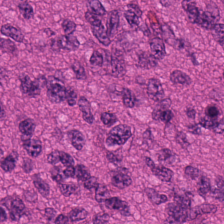
#> input picture Tumor patch extraction/src/ref_image/target_reference_clean.png, 224 x 224 px; its folder holds only this picture in this run
$ python -i masking.py   (imports and definitions only)   (older library calls are emulated)
#> lines starting #> are read from the running program, lines starting #| are printed output that depends on the picture; after the words box and inside, x2 and y2 are one past the last pixel; in counts of white or black regions, pixels touching at a corner belong together
from __future__ import annotations

from dataclasses import dataclass
from typing import Any

import cv2
import numpy as np


@dataclass
class MaskBuildResult:
    mask: np.ndarray
    stats: dict[str, Any]
    debug_layers: dict[str, np.ndarray]


def _cfg(cfg: dict | None, key: str, default: Any) -> Any:
    if cfg is None:
        return default
    return cfg.get(key, default)


def _safe_percentile(x: np.ndarray, q: float) -> float:
    if x.size == 0:
        return 0.0
    return float(np.percentile(x, q))


def _od(rgb: np.ndarray) -> np.ndarray:
    x = rgb.astype(np.float32) / 255.0
    return -np.log(np.clip(x, 1e-6, 1.0))


def _vec3_from_cfg(cfg: dict | None, key: str, default: tuple[float, float, float]) -> np.ndarray:
    raw = _cfg(cfg, key, default)
    try:
        arr = np.asarray(raw, dtype=np.float32).reshape(-1)
        if arr.size != 3 or np.any(~np.isfinite(arr)):
            raise ValueError("bad vec")
        return arr
    except Exception:
        return np.asarray(default, dtype=np.float32)


# [17 lines left out: functions _he_stain_matrix, _he_channels_from_od, not called in this run]


def _stain_channels_from_od(od: np.ndarray, cfg: dict | None = None) -> tuple[np.ndarray, np.ndarray, np.ndarray]:
    # Defaults can be overridden from config (vectors should be in OD space).
    h_vec = _vec3_from_cfg(cfg, "stain_vector_h", (0.651, 0.701, 0.290))
    e_vec = _vec3_from_cfg(cfg, "stain_vector_e", (0.216, 0.801, 0.558))
    r_vec = _vec3_from_cfg(cfg, "stain_vector_r", (0.316, -0.598, 0.737))

    def _norm(v: np.ndarray) -> np.ndarray:
        n = float(np.linalg.norm(v))
        if n <= 1e-8:
            return v
        return (v / n).astype(np.float32)

    h_vec = _norm(h_vec)
    e_vec = _norm(e_vec)
    r_vec = _norm(r_vec)
    M = np.stack([h_vec, e_vec, r_vec], axis=1).astype(np.float32)  # (3,3)
    det = float(np.linalg.det(M))
    if abs(det) < 1e-4:
        # Fallback: classic H/E + residual proxy.
        h, e = _he_channels_from_od(od)
        r = np.clip(od.sum(axis=2).astype(np.float32) - (h + e), 0.0, None)
        return h, e, r

    pinv = np.linalg.pinv(M)
    flat = od.reshape(-1, 3).T
    c = pinv @ flat
    c = np.clip(c, 0.0, None)
    h = c[0, :].reshape(od.shape[:2]).astype(np.float32)
    e = c[1, :].reshape(od.shape[:2]).astype(np.float32)
    r = c[2, :].reshape(od.shape[:2]).astype(np.float32)
    return h, e, r


def _fill_holes(mask: np.ndarray, cfg: dict | None = None) -> np.ndarray:
    inv = (mask == 0).astype(np.uint8)
    n, labels, stats, _ = cv2.connectedComponentsWithStats(inv, connectivity=8)
    if n <= 1:
        return mask

    border_labels = set()
    border_labels.update(np.unique(labels[0, :]).tolist())
    border_labels.update(np.unique(labels[-1, :]).tolist())
    border_labels.update(np.unique(labels[:, 0]).tolist())
    border_labels.update(np.unique(labels[:, -1]).tolist())

    max_hole_ratio = float(_cfg(cfg, "fill_hole_max_area_ratio", 0.00025))
    max_hole_area = int(max(1, round(max_hole_ratio * mask.size)))

    holes = np.zeros(n, dtype=bool)
    holes[1:] = stats[1:, cv2.CC_STAT_AREA] <= max_hole_area
    for lb in border_labels:
        holes[int(lb)] = False
    holes[0] = False
    out = mask.copy().astype(np.uint8)
    out[holes[labels]] = 1
    return out


def _cleanup_mask(mask: np.ndarray, cfg: dict | None = None) -> np.ndarray:
    close_k = max(3, int(_cfg(cfg, "close_kernel", 11)) | 1)
    open_k = max(3, int(_cfg(cfg, "open_kernel", 5)) | 1)
    close_it = int(_cfg(cfg, "close_iterations", 1))
    open_it = int(_cfg(cfg, "open_iterations", 1))
    min_area_ratio = float(_cfg(cfg, "min_component_area_ratio", 0.0002))

    k_close = cv2.getStructuringElement(cv2.MORPH_ELLIPSE, (close_k, close_k))
    k_open = cv2.getStructuringElement(cv2.MORPH_ELLIPSE, (open_k, open_k))

    clean = mask.astype(np.uint8)
    clean = cv2.morphologyEx(clean, cv2.MORPH_CLOSE, k_close, iterations=max(0, close_it))
    clean = cv2.morphologyEx(clean, cv2.MORPH_OPEN, k_open, iterations=max(0, open_it))
    clean = _fill_holes(clean, cfg=cfg)

    n, labels, stats, _ = cv2.connectedComponentsWithStats(clean, connectivity=8)
    if n > 1:
        min_area = int(max(1, round(min_area_ratio * clean.size)))
        keep = np.zeros(n, dtype=bool)
        keep[1:] = stats[1:, cv2.CC_STAT_AREA] >= min_area
        clean = keep[labels].astype(np.uint8)
    return clean


def _filter_components_by_area(mask_bool: np.ndarray, min_area_ratio: float) -> np.ndarray:
    mask_u8 = mask_bool.astype(np.uint8)
    if int(mask_u8.sum()) == 0:
        return np.zeros_like(mask_bool, dtype=bool)
    n, labels, stats, _ = cv2.connectedComponentsWithStats(mask_u8, connectivity=8)
    if n <= 1:
        return mask_u8.astype(bool)
    min_area = int(max(1, round(float(min_area_ratio) * mask_u8.size)))
    keep = np.zeros(n, dtype=bool)
    keep[1:] = stats[1:, cv2.CC_STAT_AREA] >= min_area
    return keep[labels]


def _rapid_tissue_channel(rgb: np.ndarray) -> np.ndarray:
    """
    Rapid-style single-channel tissue emphasis:
    emphasize H&E tissue and suppress green pen/background.
    """
    r = rgb[:, :, 0].astype(np.float32)
    g = rgb[:, :, 1].astype(np.float32)
    b = rgb[:, :, 2].astype(np.float32)
    ch = 0.5 * (r + b) - g
    return np.clip(ch, 0.0, None)


def _normalize_by_percentiles(arr: np.ndarray, valid: np.ndarray, q_low: float, q_high: float) -> np.ndarray:
    vals = arr[valid] if np.any(valid) else arr.reshape(-1)
    lo = _safe_percentile(vals, q_low)
    hi = _safe_percentile(vals, q_high)
    if hi <= lo + 1e-6:
        return np.zeros_like(arr, dtype=np.float32), lo, hi
    out = (arr - lo) / (hi - lo)
    out = np.clip(out, 0.0, 1.0).astype(np.float32)
    return out, float(lo), float(hi)


def _artifact_masks(rgb: np.ndarray, hsv: np.ndarray, cfg: dict | None = None) -> tuple[np.ndarray, np.ndarray]:
    h = hsv[:, :, 0]
    s = hsv[:, :, 1]
    v = hsv[:, :, 2]

    r = rgb[:, :, 0].astype(np.int16)
    g = rgb[:, :, 1].astype(np.int16)
    b = rgb[:, :, 2].astype(np.int16)

    # Pen/marker colors
    ink_black = (v < int(_cfg(cfg, "ink_black_v_max", 70))) & (s > int(_cfg(cfg, "ink_black_s_min", 18)))
    ink_green = (
        (h >= int(_cfg(cfg, "ink_green_h_min", 25)))
        & (h <= int(_cfg(cfg, "ink_green_h_max", 110)))
        & (s > int(_cfg(cfg, "ink_green_s_min", 22)))
        & (v < int(_cfg(cfg, "ink_green_v_max", 250)))
    )
    ink_blue = (h >= 85) & (h <= 140) & (s > 22) & (v < 250)
    mag_hi = int(_cfg(cfg, "ink_magenta_h_min", 145))
    mag_lo = int(_cfg(cfg, "ink_magenta_h_low_max", 10))
    mag_s = int(_cfg(cfg, "ink_magenta_s_min", 150))
    mag_v = int(_cfg(cfg, "ink_magenta_v_max", 245))
    ink_magenta = (((h >= mag_hi) | (h <= mag_lo)) & (s > mag_s) & (v < mag_v))
    ink = ink_black | ink_green | ink_blue | ink_magenta

    # RBC-like regions: high red/eosin, low hematoxylin proxy.
    blood_like = (r > 140) & ((r - g) > 30) & ((r - b) > 25) & (s > 35)

    k = max(1, int(_cfg(cfg, "ink_dilate_kernel", 3)))
    if k > 1:
        k = max(3, k | 1)
        ker = cv2.getStructuringElement(cv2.MORPH_ELLIPSE, (k, k))
        ink = cv2.dilate(ink.astype(np.uint8), ker, iterations=1) > 0
    return ink, blood_like


def _build_mask(img_rgb: np.ndarray, cfg: dict | None, permissive: bool = False) -> MaskBuildResult:
#> called with permissive = False
    border = int(_cfg(cfg, "border_ignore_px", 10))
    work = img_rgb.copy()
    if border > 0:
        work[:border, :, :] = 255
        work[-border:, :, :] = 255
        work[:, :border, :] = 255
        work[:, -border:, :] = 255

    gray = cv2.cvtColor(work, cv2.COLOR_RGB2GRAY)
    hsv = cv2.cvtColor(work, cv2.COLOR_RGB2HSV)
#> hsv: shape (224, 224, 3); mean H, S, V 129.1, 113.1, 184.4

    black_gray = int(_cfg(cfg, "black_canvas_gray_max", 8))
    black_rgb = int(_cfg(cfg, "black_canvas_rgb_max", 12))
    black_canvas = (gray <= black_gray) | (
        (work[:, :, 0] <= black_rgb) & (work[:, :, 1] <= black_rgb) & (work[:, :, 2] <= black_rgb)
    )
#> black_canvas: shape (224, 224) bool; every value is 0

    # Very bright, low-saturation background that should not drive slide-wise stats.
    bg_white_gray = int(_cfg(cfg, "bg_white_gray_min", 244))
    bg_white_sat = int(_cfg(cfg, "bg_white_sat_max", 20))
    bg_white = (gray >= bg_white_gray) & (hsv[:, :, 1] <= bg_white_sat)
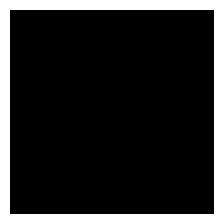
#> bg_white: shape (224, 224) bool; 17.1% white; 1 white region, box (x1, y1, x2, y2) and area: (0, 0, 224, 224) 8560

    stats_min_gray = int(_cfg(cfg, "stats_min_gray", 8))
    stats_max_gray = int(_cfg(cfg, "stats_max_gray", 252))
    valid_stats = (~black_canvas) & (~bg_white) & (gray >= stats_min_gray) & (gray <= stats_max_gray)

    rapid = _rapid_tissue_channel(work)
#> in _rapid_tissue_channel, `ch = 0.5 * (r + b) - g`:
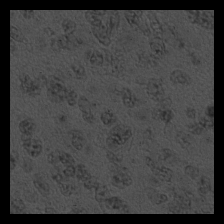
#> ch: shape (224, 224) float32; min 0, max 100, mean 64.6
    rapid_vals = rapid[valid_stats] if np.any(valid_stats) else rapid.reshape(-1)
    rapid_u8 = np.clip(rapid_vals, 0, 255).astype(np.uint8).reshape(-1, 1)
    otsu_rapid_u8, _ = cv2.threshold(rapid_u8, 0, 255, cv2.THRESH_BINARY + cv2.THRESH_OTSU)
#> otsu_rapid_u8 = 74
    rapid_thr = float(otsu_rapid_u8)
#> rapid_thr = 74

    # OD channel contributes when tissue is pale/low-chroma.
    od = _od(work)
    od_sum = od.sum(axis=2).astype(np.float32)
    h_ch, e_ch, r_ch = _stain_channels_from_od(od, cfg=cfg)
#> in _stain_channels_from_od, `e = c[1, :].reshape(od.shape[:2]).astype(np.float32)`:
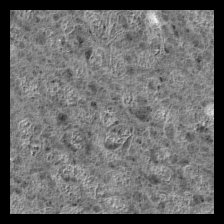
#> e: shape (224, 224) float32; min 0, max 1.94, mean 0.812; drawn with min black and max white
    od_vals = od_sum[valid_stats] if np.any(valid_stats) else od_sum.reshape(-1)
    if permissive:
        od_q = float(_cfg(cfg, "fallback_od_q", 35))
        score_thr = float(_cfg(cfg, "fallback_score_thr", 0.28))
    else:
        od_q = float(_cfg(cfg, "od_q", 55))
        score_thr = float(_cfg(cfg, "score_thr", 0.36))
    od_thr = _safe_percentile(od_vals, od_q)
#> od_thr = 2.15
    # Optional caps derived from reference good patches to avoid over-strict thresholds.
    od_thr_cap = _cfg(cfg, "ref_od_thr_cap", None)
    rapid_thr_cap = _cfg(cfg, "ref_rapid_thr_cap", None)
    if od_thr_cap is not None:
        od_thr = min(float(od_thr), float(od_thr_cap))
    if rapid_thr_cap is not None:
        rapid_thr = min(float(rapid_thr), float(rapid_thr_cap))

    # Sobel edge map for background removal robustness (PathQC-like).
    g_blur = cv2.GaussianBlur(gray, (5, 5), 0)
    gx = cv2.Sobel(g_blur, cv2.CV_32F, 1, 0, ksize=3)
    gy = cv2.Sobel(g_blur, cv2.CV_32F, 0, 1, ksize=3)
    edge = np.sqrt(gx * gx + gy * gy)
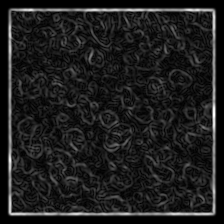
#> edge: shape (224, 224) float32; min 0, max 554, mean 63.9; drawn with min black and max white

    rapid_n, _, _ = _normalize_by_percentiles(rapid, valid_stats, 5, 98)
#> in _normalize_by_percentiles, `lo = _safe_percentile(vals, q_low)`: lo = 63.5
#> in _normalize_by_percentiles, `hi = _safe_percentile(vals, q_high)`: hi = 89.5
#> in _normalize_by_percentiles, `out = np.clip(out, 0.0, 1.0).astype(np.float32)`:
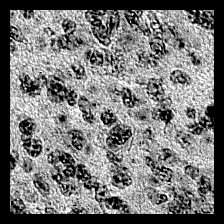
#> out: shape (224, 224) float32; min 0, max 1, mean 0.465
    od_n, _, _ = _normalize_by_percentiles(od_sum, valid_stats, 10, 98)
#> call 2 of _normalize_by_percentiles, with q_low = 10, q_high = 98
#> in _normalize_by_percentiles (call 2), `lo = _safe_percentile(vals, q_low)`: lo = 1.42
#> in _normalize_by_percentiles (call 2), `hi = _safe_percentile(vals, q_high)`: hi = 3.92
#> in _normalize_by_percentiles (call 2), `out = np.clip(out, 0.0, 1.0).astype(np.float32)`:
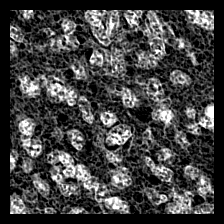
#> out: shape (224, 224) float32; min 0, max 1, mean 0.26
    edge_n, _, _ = _normalize_by_percentiles(edge, valid_stats, 30, 99)

    w_rapid = float(_cfg(cfg, "w_rapid", 0.55))
    w_od = float(_cfg(cfg, "w_od", 0.30))
    w_edge = float(_cfg(cfg, "w_edge", 0.15))
    score = w_rapid * rapid_n + w_od * od_n + w_edge * edge_n

    rapid_mask = rapid >= rapid_thr
#> rapid_mask: shape (224, 224) bool; 63.4% white; 555 black regions (507 under 20 px), largest, box (x1, y1, x2, y2) and area: (0, 0, 224, 224) 11961, (40, 75, 77, 106) 398, (106, 123, 132, 149) 329
    od_mask = od_sum >= od_thr
#> od_mask: shape (224, 224) bool; 37.3% white; 452 white regions (420 under 20 px), largest, box (x1, y1, x2, y2) and area: (69, 10, 199, 81) 3806, (46, 123, 136, 214) 3085, (133, 123, 214, 214) 1976
    score_mask = score >= score_thr
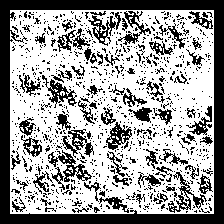
#> score_mask: shape (224, 224) bool; 61.3% white; 1028 black regions (946 under 20 px), largest, box (x1, y1, x2, y2) and area: (0, 0, 224, 224) 8662, (48, 150, 92, 182) 421, (168, 172, 207, 213) 399
    # Guard against large bright-white voids being counted as tissue.
    white_guard_gray = int(_cfg(cfg, "white_guard_gray_min", 242))
    white_guard_sat = int(_cfg(cfg, "white_guard_sat_max", 20))
    white_guard = (gray >= white_guard_gray) & (hsv[:, :, 1] <= white_guard_sat)
    base_tissue = (rapid_mask | od_mask) & score_mask & valid_stats & (~white_guard)
#> base_tissue: shape (224, 224) bool; 61.3% white; 1026 black regions (946 under 20 px), largest, box (x1, y1, x2, y2) and area: (0, 0, 224, 224) 9014, (48, 150, 92, 182) 421, (168, 172, 207, 213) 399

    ink_mask, blood_like_mask = _artifact_masks(work, hsv, cfg=cfg)
#> (the rest of the program and of its run is left out)
